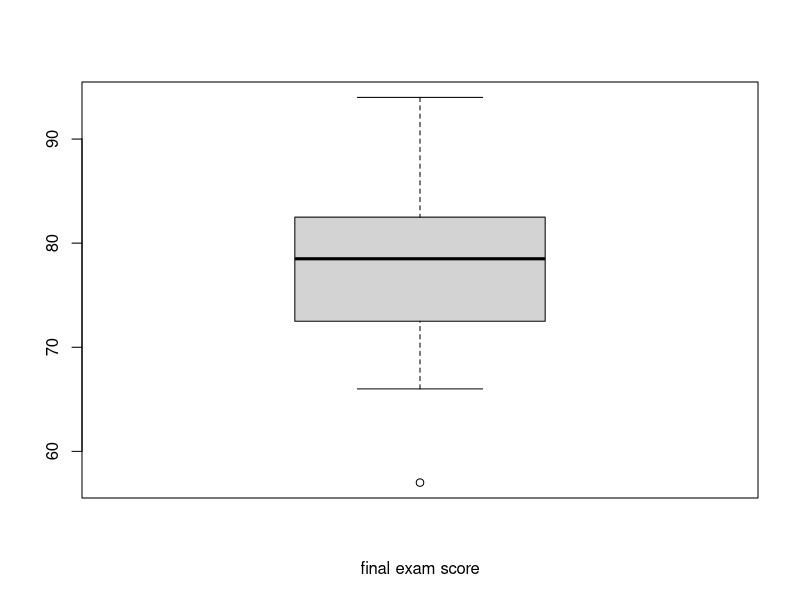

Here is the R script that generated this plot:
## ---- chunk 1
knitr::opts_chunk$set(echo = TRUE)
## ---- chunk 2
data <- c(57, 66, 69, 71, 72, 73, 74, 77, 78, 78, 79, 79, 81, 81, 82, 83, 83, 88, 89, 94)
boxplot(data, xlab = "final exam score")
## ---- chunk 3
treatment_grp_death <- 45/69
print(treatment_grp_death)
control_grp_death <- 30/34
print(control_grp_death)
